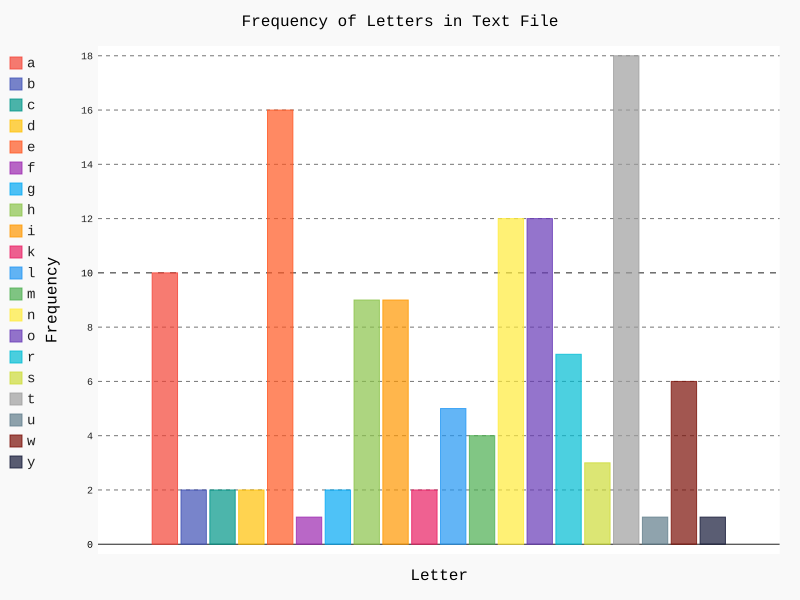

Write the Python code that produced this figure.
import os
import pygal
from collections import defaultdict

path = "./helloworld.txt"
fileObj = open(path)
contents = fileObj.read()
fileObj.close()

barchart = pygal.Bar()
barchart.title = "Frequency of Letters in Text File"
barchart.x_title = 'Letter'
barchart.y_title = 'Frequency'

alphaDict = defaultdict(int)

for char in contents:
    if char.isalpha():
        alphaDict[char.lower()] += 1

for k, v in sorted(alphaDict.items()):
    barchart.add(k, v)

barchart.render_to_file("letter_frequency_multi_variable.svg")
